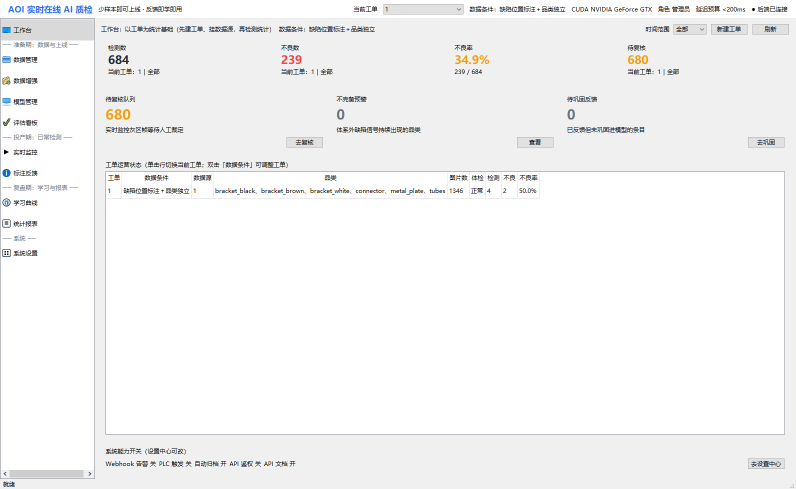
#> input picture AOI_tree/AOI_Core/tests/_archive/_wo1_shots/01_顶栏_工单1.png, 1591 x 978 px (shown at 1/2 size)
$ python -i tuner.py   (imports and definitions only)
#> lines starting #> are read from the running program, lines starting #| are printed output that depends on the picture; after the words box and inside, x2 and y2 are one past the last pixel; in counts of white or black regions, pixels touching at a corner belong together
#> further down, picture is the input picture: shape (978, 1591, 3); mean B, G, R 244.8, 244.8, 244.7
"""调参辅助核心（复现 reference5/适配/shift2 的 tuner 效果）。

包含四类能力（对应上位机调参控件）：
1. 自动抽色：ROI 内自动提取 HSV 颜色范围（Otsu 正负样本 + V→S→H 三级
   precision/recall 搜索，或 HSV 3D 联合搜索 + Youden's J 门控）——来自
   shift2 color_extractor
2. 手动色板取色：点选位置邻域统计生成色块（多段 HSV 范围，处理红色跨边界）
3. 图像预处理：auto_gamma 亮度归一化（shift2 gamma）+ 灰度/二值化/通道视图
4. 辅助视图：HSV 范围掩膜 / 通道分离 / 差分图

输出统一为 HSV 六参 (h_lo,h_hi,s_lo,s_hi,v_lo,v_hi)，可直接填入算法参数
（如 SMT 的 solder_blue_h_low/high 等）。
"""
from __future__ import annotations

from typing import Optional

import cv2
import numpy as np

# ────────────────────────────────────────────────────────────
# 1. 自动抽色（shift2 color_extractor）
# ────────────────────────────────────────────────────────────
_H_STEP = 3
_H_MIN_RECALL = 0.6
_H_J_GATE = 0.7
_H_FLAT_TOL = 0.03


def auto_gamma(image: np.ndarray, target: float = 0.35) -> np.ndarray:
    """自动 gamma 校正：归一化平均亮度到 target（shift2 gamma）。"""
    gray = cv2.cvtColor(image, cv2.COLOR_BGR2GRAY)
    mean_val = gray.mean() / 255.0
    if mean_val < 0.01 or mean_val > 0.99:
        return image
    gamma = np.clip(np.log(target) / np.log(mean_val), 0.3, 3.0)
    lut = np.array([((i / 255.0) ** gamma) * 255 for i in range(256)], dtype=np.uint8)
    return cv2.LUT(image, lut)


# [186 lines left out: functions _search_precision_with_recall, _search_h_band, extract_hsv_range, color_swatch_at, multi_swatch_ranges, hsv_mask and 1 more, not called in this run]


def preprocess_views(img: np.ndarray) -> dict[str, np.ndarray]:
    """预处理辅助视图：灰度 / Otsu 二值 / 自适应二值 / 自动gamma。"""
    gray = cv2.cvtColor(img, cv2.COLOR_BGR2GRAY)
    _, otsu = cv2.threshold(gray, 0, 255, cv2.THRESH_BINARY + cv2.THRESH_OTSU)
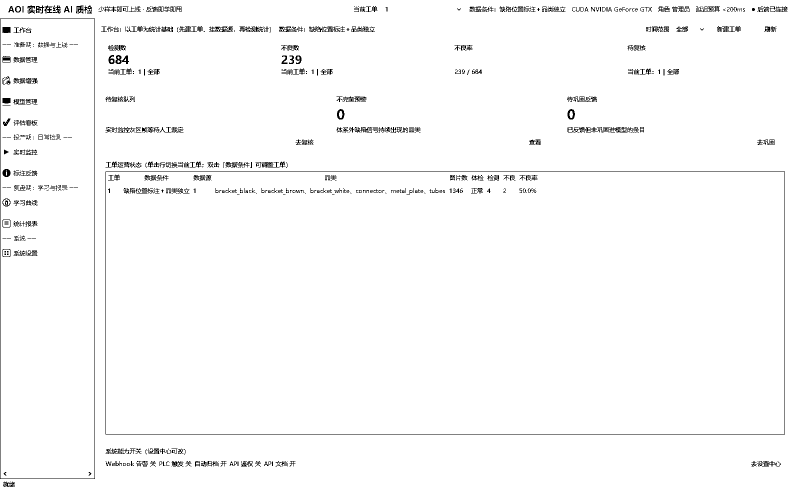
#> otsu: shape (978, 1591) (shown at 1/2 size); 97.9% white; black in thin lines or dots
    adapt = cv2.adaptiveThreshold(gray, 255, cv2.ADAPTIVE_THRESH_GAUSSIAN_C,
                                  cv2.THRESH_BINARY, 31, 5)
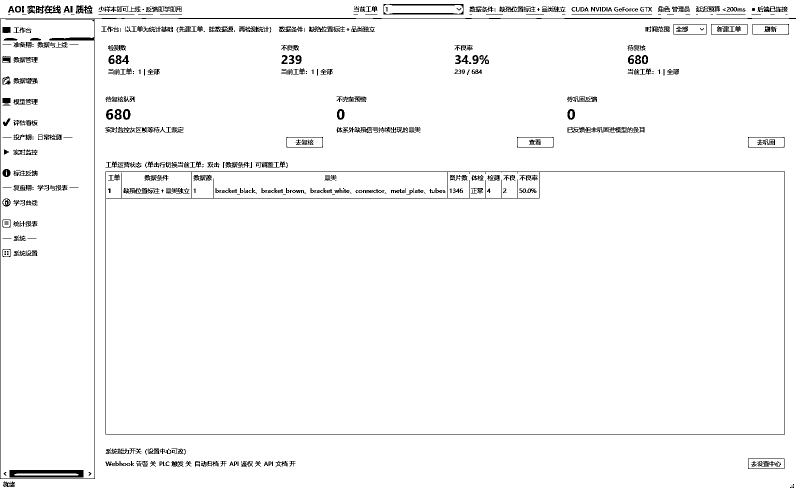
#> adapt: shape (978, 1591) (shown at 1/2 size); 97.1% white; black in thin lines or dots
    return {"灰度": gray, "Otsu": otsu, "自适应二值": adapt,
            "自动Gamma": auto_gamma(img, 0.35)}
#> in auto_gamma, `mean_val = gray.mean() / 255.0`: mean_val = 0.96
#> in auto_gamma, `gamma = np.clip(np.log(target) / np.log(mean_val), 0.3, 3.0)`: gamma = 3
#> in auto_gamma, `lut = np.array([((i / 255.0) ** gamma) * 255 for i in range(256)], dty..`: lut = 256 values from 0 to 255
#> in auto_gamma, `return cv2.LUT(image, lut)`:
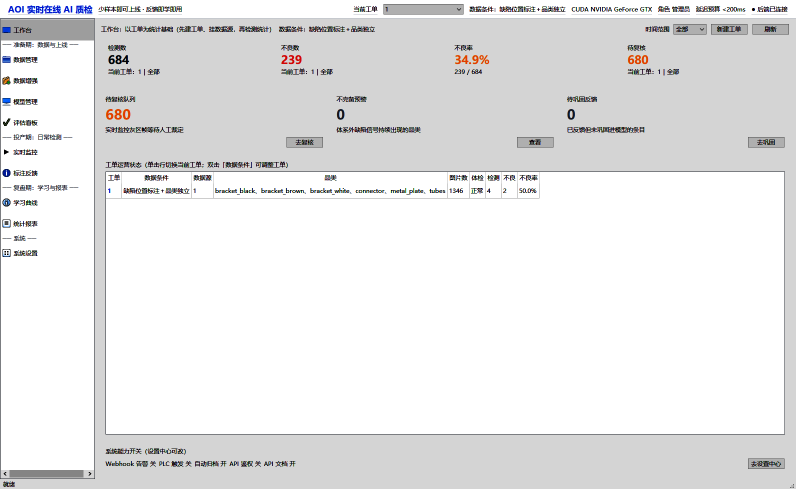
#> returned value: shape (978, 1591, 3) (shown at 1/2 size); mean of channels 0, 1, 2 231.9, 231.7, 231.8; drawn as B, G, R


# ────────────────────────────────────────────────────────────
# 4. 抽色对象注册（复现 zz pcba_tuner 的 HSV_OBJECTS 设计）
# ────────────────────────────────────────────────────────────
# 一个"抽色对象"= 某类物质（焊锡/阻焊/丝印/元件/toe）的 HSV 六参，
# 对应算法参数中的一组键（如 solder_blue_h_low 等）。调参辅助对话框
# 从已勾选算法的 param_specs 自动发现这些组，多算法可注册。
import re
from dataclasses import dataclass


@dataclass
class HsvObjectSpec:
    """一个可抽色的 HSV 对象。

    keys 为 6 槽 → 算法参数 key 的映射；某槽为 None 表示算法不暴露该键
    （应用时跳过，缺省值交给算法 default_config）。
    """

    id: str                      # 前缀，如 "solder_blue" / "mask" / "silk"
    label: str                   # 显示名，如 "焊锡"
    color: tuple[int, int, int]  # 高亮色（BGR），画布叠加用
    keys: dict[str, str | None]  # {"h_lo","h_hi","s_lo","s_hi","v_lo","v_hi"}

    def resolved_keys(self) -> dict[str, str]:
        return {slot: k for slot, k in self.keys.items() if k}


# zz pcba_tuner HSV_OBJECTS 的预置对象模板：按参数前缀识别。
_PRESET_OBJECTS: dict[str, tuple[str, tuple[int, int, int]]] = {
    "solder": ("焊锡", (180, 180, 180)),
    "mask": ("阻焊", (0, 200, 0)),
    "silk": ("丝印", (255, 255, 255)),
    "component": ("元件", (180, 0, 255)),
    "comp": ("元件", (180, 0, 255)),
    "toe": ("toe", (0, 215, 255)),
    "toe_metal": ("toe金属", (0, 215, 255)),
    "feature": ("元件底座", (255, 180, 0)),
}

# 参数 key → HSV 槽：h_low/h_lo/h_min → h_lo；h_high/h_hi/h_max → h_hi；s/v 同理
_HSV_KEY_RE = re.compile(
    r"^(?P<prefix>.*)_(?P<ch>h|s|v)_(?P<side>low|high|lo|hi|min|max)$")
_SIDE_TO_SLOT = {"low": "lo", "lo": "lo", "min": "lo",
                 "high": "hi", "hi": "hi", "max": "hi"}


# [74 lines left out: functions discover_hsv_objects, obj_hsv_from_params, hsv_to_params, not called in this run]

>>> import cv2
>>> picture = cv2.imread('../../../../../../../AOI_tree/AOI_Core/tests/_archive/_wo1_shots/01_顶栏_工单1.png')
>>> result = preprocess_views(picture)
#> result = 4 items

$ run again, on AOI_tree/AOI_Core/tests/_archive/_wo1_shots/03_准备模型_体检.png
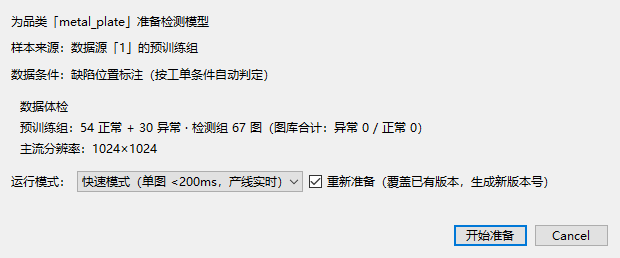
#> input picture AOI_tree/AOI_Core/tests/_archive/_wo1_shots/03_准备模型_体检.png, 620 x 258 px
#> picture is the input picture: shape (258, 620, 3); mean B, G, R 230.2, 230, 229.7
#> in preprocess_views, `_, otsu = cv2.threshold(gray, 0, 255, cv2.THRESH_BINARY + cv2.THRESH_O..`:
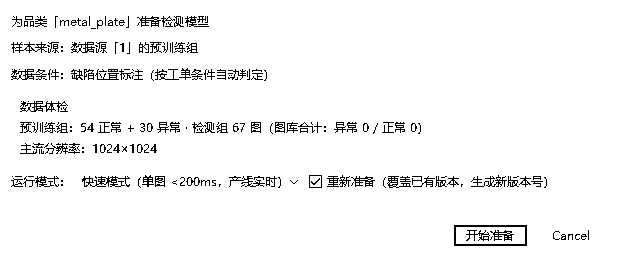
#> otsu: shape (258, 620); 95.7% white; black in thin lines or dots, all inside (x1, y1, x2, y2) = (11, 16, 589, 246)
#> adapt: shape (258, 620); 94.3% white; black in thin lines or dots, all inside (x1, y1, x2, y2) = (11, 16, 608, 246)
#> mean_val = 0.902
#> gamma = 3
#> lut = 256 values from 0 to 255
#> in auto_gamma, `return cv2.LUT(image, lut)`:
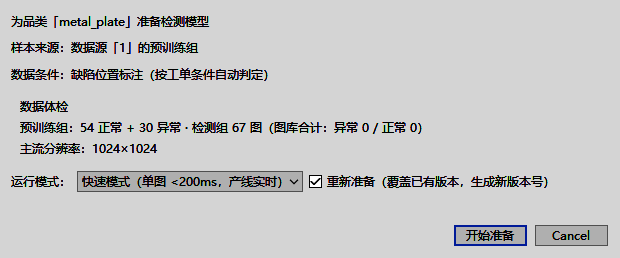
#> returned value: shape (258, 620, 3); mean of channels 0, 1, 2 199.9, 199.6, 199.6; drawn as B, G, R
#> result = 4 items

$ run again, on AOI_tree/AOI_Core/tests/_archive/_wo1_shots/04_准备模型_结果.png
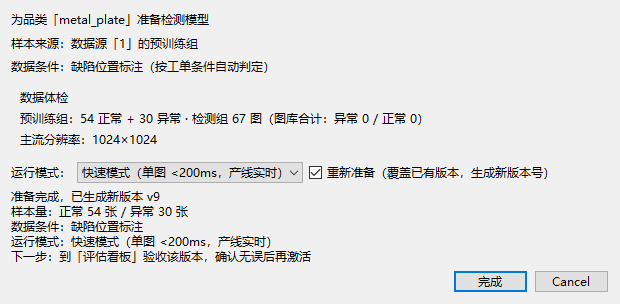
#> input picture AOI_tree/AOI_Core/tests/_archive/_wo1_shots/04_准备模型_结果.png, 620 x 304 px
#> picture is the input picture: shape (304, 620, 3); mean B, G, R 227.6, 227.5, 227.2
#> in preprocess_views, `_, otsu = cv2.threshold(gray, 0, 255, cv2.THRESH_BINARY + cv2.THRESH_O..`:
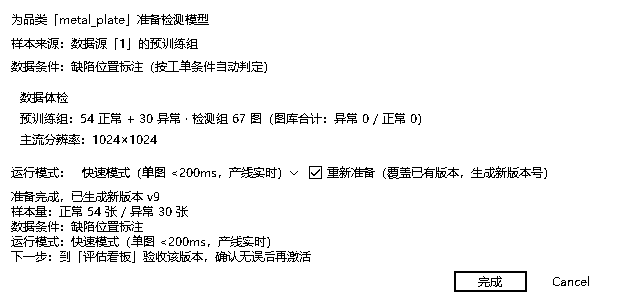
#> otsu: shape (304, 620); 94.5% white; black in thin lines or dots, all inside (x1, y1, x2, y2) = (11, 14, 589, 292)
#> adapt: shape (304, 620); 92.9% white; black in thin lines or dots, all inside (x1, y1, x2, y2) = (11, 14, 608, 292)
#> mean_val = 0.892
#> gamma = 3
#> lut = 256 values from 0 to 255
#> in auto_gamma, `return cv2.LUT(image, lut)`:
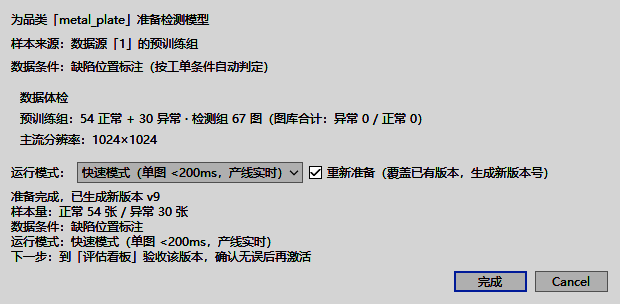
#> returned value: shape (304, 620, 3); mean of channels 0, 1, 2 197.1, 196.8, 196.9; drawn as B, G, R
#> result = 4 items
